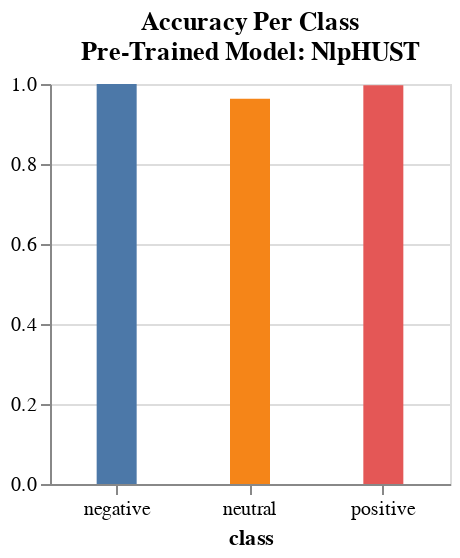

The notebook cell this image was saved under:
### Code cell
prediction_accuracy_graph

### Figure 1 — Vega-Lite specification as saved in the notebook (floating-point values rounded to 4 significant figures)
{"config": {"view": {"continuousWidth": 400, "continuousHeight": 300}}, "data": {"name": "data-77d47dc7515b076068c07992c9153a49"}, "mark": {"type": "bar", "size": 20}, "encoding": {"color": {"field": "class", "legend": null, "type": "nominal"}, "tooltip": [{"field": "pre_trained_model", "type": "nominal"}, {"field": "class", "type": "nominal"}, {"field": "score", "type": "quantitative"}, {"field": "epoch", "type": "quantitative"}, {"field": "train_data_creator", "type": "nominal"}], "x": {"axis": {"labelAngle": 360}, "field": "class", "type": "nominal"}, "y": {"field": "score", "scale": {"domain": [0, 1]}, "title": "", "type": "quantitative"}}, "height": 200, "selection": {"selector008": {"type": "interval", "bind": "scales", "encodings": ["x", "y"]}}, "title": {"text": ["Accuracy Per Class", "Pre-Trained Model: NlpHUST"], "color": "black"}, "width": 200, "$schema": "https://vega.github.io/schema/vega-lite/v4.17.0.json", "datasets": {"data-77d47dc7515b076068c07992c9153a49": [{"class": "negative", "score": 1.0, "pre_trained_model": "NlpHUST", "epoch": 6, "train_data_creator": "Yunhong He"}, {"class": "neutral", "score": 0.963, "pre_trained_model": "NlpHUST", "epoch": 6, "train_data_creator": "Yunhong He"}, {"class": "positive", "score": 0.9972, "pre_trained_model": "NlpHUST", "epoch": 6, "train_data_creator": "Yunhong He"}]}}
